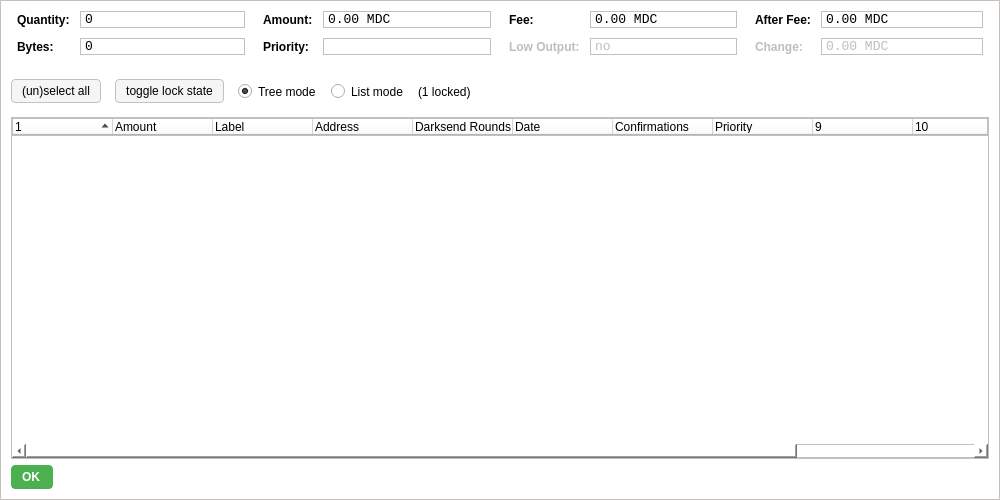
<?xml version="1.0" encoding="UTF-8"?>
<ui version="4.0">
 <class>CoinControlDialog</class>
 <widget class="QDialog" name="CoinControlDialog">
  <property name="geometry">
   <rect>
    <x>0</x>
    <y>0</y>
    <width>1000</width>
    <height>500</height>
   </rect>
  </property>
  <property name="windowTitle">
   <string>Coin Control</string>
  </property>
  <property name="styleSheet">
   <string notr="true">background-color: rgb(255, 255, 255);
border: 1px solid #c4c1bd;</string>
  </property>
  <layout class="QVBoxLayout" name="verticalLayout">
   <item>
    <layout class="QHBoxLayout" name="horizontalLayoutTop" stretch="0,0,0,0">
     <property name="topMargin">
      <number>0</number>
     </property>
     <property name="bottomMargin">
      <number>10</number>
     </property>
     <item>
      <layout class="QFormLayout" name="formLayoutCoinControl1">
       <property name="horizontalSpacing">
        <number>10</number>
       </property>
       <property name="verticalSpacing">
        <number>10</number>
       </property>
       <property name="leftMargin">
        <number>6</number>
       </property>
       <property name="rightMargin">
        <number>6</number>
       </property>
       <item row="0" column="0">
        <widget class="QLabel" name="labelCoinControlQuantityText">
         <property name="styleSheet">
          <string notr="true">font-weight:bold;
border: 0;</string>
         </property>
         <property name="text">
          <string>Quantity:</string>
         </property>
        </widget>
       </item>
       <item row="0" column="1">
        <widget class="QLabel" name="labelCoinControlQuantity">
         <property name="font">
          <font>
           <family>Monospace</family>
           <pointsize>10</pointsize>
          </font>
         </property>
         <property name="cursor">
          <cursorShape>IBeamCursor</cursorShape>
         </property>
         <property name="contextMenuPolicy">
          <enum>Qt::ActionsContextMenu</enum>
         </property>
         <property name="text">
          <string notr="true">0</string>
         </property>
         <property name="textInteractionFlags">
          <set>Qt::LinksAccessibleByMouse|Qt::TextSelectableByKeyboard|Qt::TextSelectableByMouse</set>
         </property>
        </widget>
       </item>
       <item row="1" column="0">
        <widget class="QLabel" name="labelCoinControlBytesText">
         <property name="styleSheet">
          <string notr="true">font-weight:bold;
border: 0;</string>
         </property>
         <property name="text">
          <string>Bytes:</string>
         </property>
        </widget>
       </item>
       <item row="1" column="1">
        <widget class="QLabel" name="labelCoinControlBytes">
         <property name="font">
          <font>
           <family>Monospace</family>
           <pointsize>10</pointsize>
          </font>
         </property>
         <property name="cursor">
          <cursorShape>IBeamCursor</cursorShape>
         </property>
         <property name="contextMenuPolicy">
          <enum>Qt::ActionsContextMenu</enum>
         </property>
         <property name="text">
          <string notr="true">0</string>
         </property>
         <property name="textInteractionFlags">
          <set>Qt::LinksAccessibleByMouse|Qt::TextSelectableByKeyboard|Qt::TextSelectableByMouse</set>
         </property>
        </widget>
       </item>
      </layout>
     </item>
     <item>
      <layout class="QFormLayout" name="formLayoutCoinControl2">
       <property name="horizontalSpacing">
        <number>10</number>
       </property>
       <property name="verticalSpacing">
        <number>10</number>
       </property>
       <property name="leftMargin">
        <number>6</number>
       </property>
       <property name="rightMargin">
        <number>6</number>
       </property>
       <item row="0" column="0">
        <widget class="QLabel" name="labelCoinControlAmountText">
         <property name="styleSheet">
          <string notr="true">font-weight:bold;
border: 0;</string>
         </property>
         <property name="text">
          <string>Amount:</string>
         </property>
        </widget>
       </item>
       <item row="0" column="1">
        <widget class="QLabel" name="labelCoinControlAmount">
         <property name="font">
          <font>
           <family>Monospace</family>
           <pointsize>10</pointsize>
          </font>
         </property>
         <property name="cursor">
          <cursorShape>IBeamCursor</cursorShape>
         </property>
         <property name="contextMenuPolicy">
          <enum>Qt::ActionsContextMenu</enum>
         </property>
         <property name="text">
          <string notr="true">0.00 MDC</string>
         </property>
         <property name="textInteractionFlags">
          <set>Qt::LinksAccessibleByMouse|Qt::TextSelectableByKeyboard|Qt::TextSelectableByMouse</set>
         </property>
        </widget>
       </item>
       <item row="1" column="0">
        <widget class="QLabel" name="labelCoinControlPriorityText">
         <property name="styleSheet">
          <string notr="true">font-weight:bold;
border: 0;</string>
         </property>
         <property name="text">
          <string>Priority:</string>
         </property>
        </widget>
       </item>
       <item row="1" column="1">
        <widget class="QLabel" name="labelCoinControlPriority">
         <property name="font">
          <font>
           <family>Monospace</family>
           <pointsize>10</pointsize>
          </font>
         </property>
         <property name="cursor">
          <cursorShape>IBeamCursor</cursorShape>
         </property>
         <property name="contextMenuPolicy">
          <enum>Qt::ActionsContextMenu</enum>
         </property>
         <property name="text">
          <string/>
         </property>
         <property name="textInteractionFlags">
          <set>Qt::LinksAccessibleByMouse|Qt::TextSelectableByKeyboard|Qt::TextSelectableByMouse</set>
         </property>
        </widget>
       </item>
      </layout>
     </item>
     <item>
      <layout class="QFormLayout" name="formLayoutCoinControl3">
       <property name="horizontalSpacing">
        <number>10</number>
       </property>
       <property name="verticalSpacing">
        <number>10</number>
       </property>
       <property name="leftMargin">
        <number>6</number>
       </property>
       <property name="rightMargin">
        <number>6</number>
       </property>
       <item row="0" column="0">
        <widget class="QLabel" name="labelCoinControlFeeText">
         <property name="styleSheet">
          <string notr="true">font-weight:bold;
border: 0;</string>
         </property>
         <property name="text">
          <string>Fee:</string>
         </property>
        </widget>
       </item>
       <item row="0" column="1">
        <widget class="QLabel" name="labelCoinControlFee">
         <property name="font">
          <font>
           <family>Monospace</family>
           <pointsize>10</pointsize>
          </font>
         </property>
         <property name="cursor">
          <cursorShape>IBeamCursor</cursorShape>
         </property>
         <property name="contextMenuPolicy">
          <enum>Qt::ActionsContextMenu</enum>
         </property>
         <property name="text">
          <string notr="true">0.00 MDC</string>
         </property>
         <property name="textInteractionFlags">
          <set>Qt::LinksAccessibleByMouse|Qt::TextSelectableByKeyboard|Qt::TextSelectableByMouse</set>
         </property>
        </widget>
       </item>
       <item row="1" column="0">
        <widget class="QLabel" name="labelCoinControlLowOutputText">
         <property name="enabled">
          <bool>false</bool>
         </property>
         <property name="styleSheet">
          <string notr="true">font-weight:bold;
border: 0;</string>
         </property>
         <property name="text">
          <string>Low Output:</string>
         </property>
        </widget>
       </item>
       <item row="1" column="1">
        <widget class="QLabel" name="labelCoinControlLowOutput">
         <property name="enabled">
          <bool>false</bool>
         </property>
         <property name="font">
          <font>
           <family>Monospace</family>
           <pointsize>10</pointsize>
          </font>
         </property>
         <property name="cursor">
          <cursorShape>IBeamCursor</cursorShape>
         </property>
         <property name="contextMenuPolicy">
          <enum>Qt::ActionsContextMenu</enum>
         </property>
         <property name="text">
          <string notr="true">no</string>
         </property>
         <property name="textInteractionFlags">
          <set>Qt::LinksAccessibleByMouse|Qt::TextSelectableByKeyboard|Qt::TextSelectableByMouse</set>
         </property>
        </widget>
       </item>
      </layout>
     </item>
     <item>
      <layout class="QFormLayout" name="formLayoutCoinControl4">
       <property name="horizontalSpacing">
        <number>10</number>
       </property>
       <property name="verticalSpacing">
        <number>10</number>
       </property>
       <property name="leftMargin">
        <number>6</number>
       </property>
       <property name="rightMargin">
        <number>6</number>
       </property>
       <item row="0" column="0">
        <widget class="QLabel" name="labelCoinControlAfterFeeText">
         <property name="styleSheet">
          <string notr="true">font-weight:bold;
border: 0;</string>
         </property>
         <property name="text">
          <string>After Fee:</string>
         </property>
        </widget>
       </item>
       <item row="0" column="1">
        <widget class="QLabel" name="labelCoinControlAfterFee">
         <property name="font">
          <font>
           <family>Monospace</family>
           <pointsize>10</pointsize>
          </font>
         </property>
         <property name="cursor">
          <cursorShape>IBeamCursor</cursorShape>
         </property>
         <property name="contextMenuPolicy">
          <enum>Qt::ActionsContextMenu</enum>
         </property>
         <property name="text">
          <string notr="true">0.00 MDC</string>
         </property>
         <property name="textInteractionFlags">
          <set>Qt::LinksAccessibleByMouse|Qt::TextSelectableByKeyboard|Qt::TextSelectableByMouse</set>
         </property>
        </widget>
       </item>
       <item row="1" column="0">
        <widget class="QLabel" name="labelCoinControlChangeText">
         <property name="enabled">
          <bool>false</bool>
         </property>
         <property name="styleSheet">
          <string notr="true">font-weight:bold;
border: 0;</string>
         </property>
         <property name="text">
          <string>Change:</string>
         </property>
        </widget>
       </item>
       <item row="1" column="1">
        <widget class="QLabel" name="labelCoinControlChange">
         <property name="enabled">
          <bool>false</bool>
         </property>
         <property name="font">
          <font>
           <family>Monospace</family>
           <pointsize>10</pointsize>
          </font>
         </property>
         <property name="cursor">
          <cursorShape>IBeamCursor</cursorShape>
         </property>
         <property name="contextMenuPolicy">
          <enum>Qt::ActionsContextMenu</enum>
         </property>
         <property name="text">
          <string notr="true">0.00 MDC</string>
         </property>
         <property name="textInteractionFlags">
          <set>Qt::LinksAccessibleByMouse|Qt::TextSelectableByKeyboard|Qt::TextSelectableByMouse</set>
         </property>
        </widget>
       </item>
      </layout>
     </item>
    </layout>
   </item>
   <item>
    <widget class="QFrame" name="frame">
     <property name="minimumSize">
      <size>
       <width>0</width>
       <height>40</height>
      </size>
     </property>
     <property name="styleSheet">
      <string notr="true">border: 0;</string>
     </property>
     <property name="frameShape">
      <enum>QFrame::StyledPanel</enum>
     </property>
     <property name="frameShadow">
      <enum>QFrame::Sunken</enum>
     </property>
     <widget class="QWidget" name="horizontalLayoutWidget">
      <property name="geometry">
       <rect>
        <x>0</x>
        <y>0</y>
        <width>791</width>
        <height>41</height>
       </rect>
      </property>
      <layout class="QHBoxLayout" name="horizontalLayoutPanel" stretch="0,0,0,0,0,0">
       <property name="spacing">
        <number>14</number>
       </property>
       <item>
        <widget class="QPushButton" name="pushButtonSelectAll">
         <property name="sizePolicy">
          <sizepolicy hsizetype="Maximum" vsizetype="Fixed">
           <horstretch>0</horstretch>
           <verstretch>0</verstretch>
          </sizepolicy>
         </property>
         <property name="styleSheet">
          <string notr="true">background-color: rgb(245, 245, 245);
border-radius: 4px;
border: 1px solid #c4c1bd;
font-weight: 400;
padding: 4px;
padding-left: 10px;
padding-right: 10px;</string>
         </property>
         <property name="text">
          <string>(un)select all</string>
         </property>
        </widget>
       </item>
       <item>
        <widget class="QPushButton" name="pushButtonToggleLock">
         <property name="sizePolicy">
          <sizepolicy hsizetype="Maximum" vsizetype="Fixed">
           <horstretch>0</horstretch>
           <verstretch>0</verstretch>
          </sizepolicy>
         </property>
         <property name="styleSheet">
          <string notr="true">background-color: rgb(245, 245, 245);
border-radius: 4px;
border: 1px solid #c4c1bd;
font-weight: 400;
padding: 4px;
padding-left: 10px;
padding-right: 10px;</string>
         </property>
         <property name="text">
          <string>toggle lock state</string>
         </property>
         <property name="autoDefault">
          <bool>false</bool>
         </property>
        </widget>
       </item>
       <item>
        <widget class="QRadioButton" name="radioTreeMode">
         <property name="sizePolicy">
          <sizepolicy hsizetype="Maximum" vsizetype="Fixed">
           <horstretch>0</horstretch>
           <verstretch>0</verstretch>
          </sizepolicy>
         </property>
         <property name="text">
          <string>Tree mode</string>
         </property>
         <property name="checked">
          <bool>true</bool>
         </property>
        </widget>
       </item>
       <item>
        <widget class="QRadioButton" name="radioListMode">
         <property name="sizePolicy">
          <sizepolicy hsizetype="Maximum" vsizetype="Fixed">
           <horstretch>0</horstretch>
           <verstretch>0</verstretch>
          </sizepolicy>
         </property>
         <property name="text">
          <string>List mode</string>
         </property>
        </widget>
       </item>
       <item>
        <widget class="QLabel" name="labelLocked">
         <property name="text">
          <string>(1 locked)</string>
         </property>
        </widget>
       </item>
       <item>
        <spacer name="horizontalSpacer">
         <property name="orientation">
          <enum>Qt::Horizontal</enum>
         </property>
         <property name="sizeHint" stdset="0">
          <size>
           <width>40</width>
           <height>20</height>
          </size>
         </property>
        </spacer>
       </item>
      </layout>
     </widget>
    </widget>
   </item>
   <item>
    <widget class="CoinControlTreeWidget" name="treeWidget">
     <property name="contextMenuPolicy">
      <enum>Qt::CustomContextMenu</enum>
     </property>
     <property name="sortingEnabled">
      <bool>false</bool>
     </property>
     <property name="columnCount">
      <number>12</number>
     </property>
     <attribute name="headerShowSortIndicator" stdset="0">
      <bool>true</bool>
     </attribute>
     <attribute name="headerStretchLastSection">
      <bool>false</bool>
     </attribute>
     <column>
      <property name="text">
       <string/>
      </property>
     </column>
     <column>
      <property name="text">
       <string>Amount</string>
      </property>
     </column>
     <column>
      <property name="text">
       <string>Label</string>
      </property>
     </column>
     <column>
      <property name="text">
       <string>Address</string>
      </property>
     </column>
     <column>
      <property name="text">
       <string>Darksend Rounds</string>
      </property>
     </column>
     <column>
      <property name="text">
       <string>Date</string>
      </property>
     </column>
     <column>
      <property name="text">
       <string>Confirmations</string>
      </property>
      <property name="toolTip">
       <string>Confirmed</string>
      </property>
     </column>
     <column>
      <property name="text">
       <string>Priority</string>
      </property>
     </column>
     <column>
      <property name="text">
       <string/>
      </property>
     </column>
     <column>
      <property name="text">
       <string/>
      </property>
     </column>
     <column>
      <property name="text">
       <string/>
      </property>
     </column>
     <column>
      <property name="text">
       <string/>
      </property>
     </column>
    </widget>
   </item>
   <item>
    <widget class="QDialogButtonBox" name="buttonBox">
     <property name="enabled">
      <bool>true</bool>
     </property>
     <property name="sizePolicy">
      <sizepolicy hsizetype="Maximum" vsizetype="Fixed">
       <horstretch>0</horstretch>
       <verstretch>0</verstretch>
      </sizepolicy>
     </property>
     <property name="styleSheet">
      <string notr="true">background-color: rgb(76, 175, 80);
color: rgb(255, 255, 255);
border-radius: 4px;
border-color:  rgb(76, 175, 80);
font-weight: 600;
padding: 4px;
padding-left: 10px;
padding-right: 12px;
icon-size: 0;</string>
     </property>
     <property name="orientation">
      <enum>Qt::Horizontal</enum>
     </property>
     <property name="standardButtons">
      <set>QDialogButtonBox::Ok</set>
     </property>
    </widget>
   </item>
  </layout>
 </widget>
 <customwidgets>
  <customwidget>
   <class>CoinControlTreeWidget</class>
   <extends>QTreeWidget</extends>
   <header>coincontroltreewidget.h</header>
  </customwidget>
 </customwidgets>
 <resources/>
 <connections/>
</ui>
